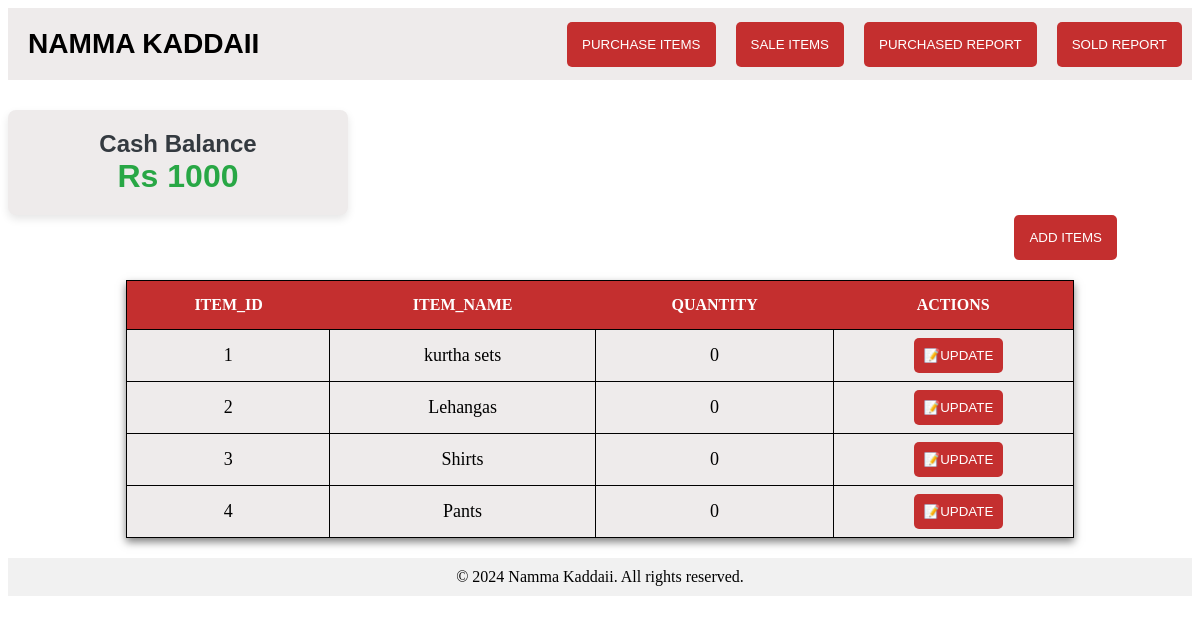
The page / on the database its author committed.
### models.py (models this page shows, shortened)
class ItemModel(db.Model):
    __tablename__ ='item'
    item_id=db.Column(db.Integer,primary_key=True)
    item_name=db.Column(db.String(),nullable=False)
    qty=db.Column(db.Integer,default=0,nullable=False)  # Bonus column for item quantity

### App.py (the view)
@app.route('/')
def home():
    company=CompanyModel.query.first()
    items=ItemModel.query.all()
    year=datetime.now().year
    if company is None:
        default=1000
        return render_template('index.html',cash_balance=default,items=items,year=year)
    return render_template('index.html',cash_balance=company.cash_balance,items=items,year=year)

### templates/index.html (shortened to what this page needs)
<!DOCTYPE html>
<html>
    <head>
        <link rel="stylesheet" href="static/index.css">
    </head>
    <body>
        <div class="title-bar">
            <h3>NAMMA KADDAII </h3>
            <div class="button">
                <form action="{{url_for('purchase')}}" >
                    <button>PURCHASE ITEMS</button>
                </form>
                <form action="{{url_for('sale')}}" >
                    <button >SALE ITEMS</button>
                </form>
                <form action="{{url_for('purchasetable')}}">
                    <button>PURCHASED REPORT</button>
                </form>
                <form action="{{url_for('salestable')}}">
                    <button>SOLD REPORT</button>
                </form>
            </div>
        </div>
        <div class="align">
            <div class="card">
                <h1>Cash Balance</h1>
                <div class="balance-amount">Rs {{cash_balance}}</div>
              </div>
            <form action="{{url_for('additems')}}" >
                <button class="btn">ADD ITEMS</button>
            </form>
            <div class="button">
                <table>
                    <thead>
                        <tr>
                            <th>ITEM_ID</th>
                            <th>ITEM_NAME</th>
                            <th>QUANTITY</th>
                            <th>ACTIONS</th>
                        </tr>
                    </thead>
                    <tbody>
                        {% for item in items %}
                        <tr>
                            <td>{{ item.item_id }}</td>
                            <td>{{ item.item_name }}</td>
                            <td>{{ item.qty }}</td>
                            <td>
                                <form action="{{ url_for('updateitems', id=item.item_id) }}" >
                                    <button class="btnn" type="submit">📝UPDATE</button>
                                </form>
                            </td>
                        </tr>
                        {% endfor %}
                    </tbody>
                </table>
            </div>
        </div>
        <footer style="text-align: center; padding: 10px; background-color: #f1f1f1;">
            © {{ year }} Namma Kaddaii. All rights reserved.
        </footer>
    </body>
</html>

### static/index.css (style rules this page uses)
.title-bar h3 { margin:10px; text-align: center; color:black; font-family: Arial, sans-serif; }
h1 { font-family: Arial, sans-serif; font-size: 25px; }
.title-bar { display: flex; justify-content: space-between; align-items: center; background-color: rgb(238, 235, 235); color: white; padding: 10px; font-size: 24px; }
.btn { margin-left: 85%; display: flex; }
.btnn { padding:10px; }
.button { display: flex; flex-direction: row; gap: 10px; }
button { padding: 15px 15px; margin-left: 10px; color: white; background-color: rgb(196, 47, 47); border: none; border-radius: 5px; cursor: pointer; transition: background-color 0.3s; }
.align { align-items: center; margin-top: 30px; }
table { width:80%; margin: 20px auto; background-color: rgb(238, 235, 235); box-shadow: 0 4px 8px rgba(0, 0, 0, 0.5); border-collapse: collapse; }
table tbody { font-size: 18px; color: black; }
table thead { background-color: rgb(196, 47, 47); color: white; }
table th { padding: 15px; font-weight: bold; text-transform: uppercase; }
table,tr,td { border:1px solid black; padding: 8px; text-align: center; }
.card { width: 300px; padding: 20px; border-radius: 8px; box-shadow: 0 4px 8px rgba(0, 0, 0, 0.1); background-color: rgb(238, 235, 235); text-align: center; font-family: Arial, sans-serif; }
.card h1 { font-size: 24px; color: #343a40; margin: 0; }
.card .balance-amount { font-size: 32px; font-weight: bold; color: #28a745; }

### rows shown on the page
ItemModel: item_id "1", item_name "kurtha sets", qty "0"
ItemModel: item_id "2", item_name "Lehangas", qty "0"
ItemModel: item_id "3", item_name "Shirts", qty "0"
ItemModel: item_id "4", item_name "Pants", qty "0"

### other values the page prints
{{ cash_balance }} "1000"
